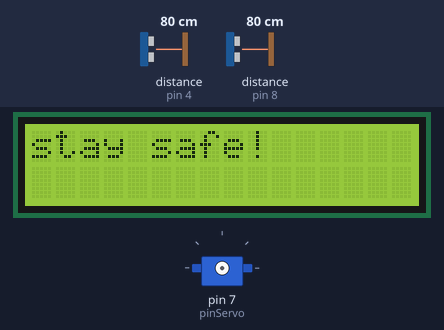
The sketch below on a simulated Arduino Uno, built with avr-gcc and run on an emulated ATmega328P. On the bench: 16×2 character LCD, servo. The test bench sets the inputs (shaded band); at power-on: distance to the obstacle (sensors on pin 4, pin 8) 80 cm. The echo pulse lasts 58.3 µs per cm; what the sketch prints to the serial monitor is not drawn.

Above: at 4.1 s.
At 8.1 s:
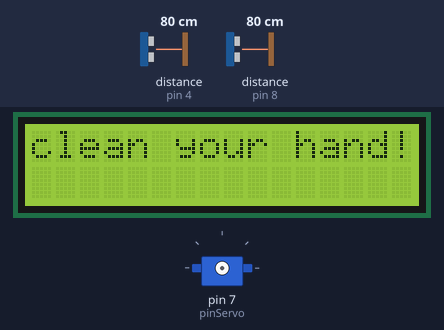
15.3 s: distance to the obstacle (sensor on pin 4) set to 175 cm
At 19.0 s:
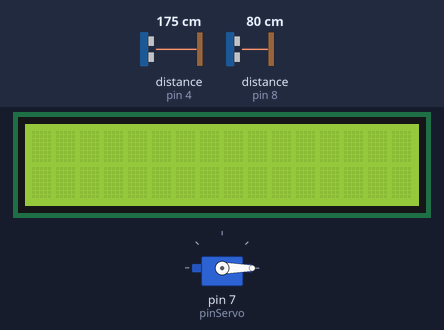
19.2 s: distance to the obstacle (sensor on pin 4) set to 182 cm
Timing chart, 0 to 22.2 s (numbered marks = the images above; inputs shaded):
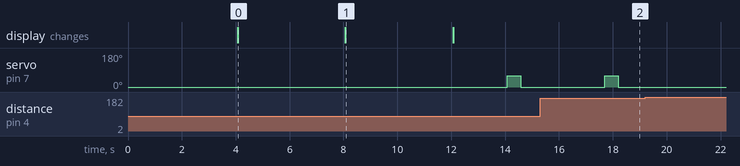

Measured:
- after the input at 19.2 s, servo on pin 7 (pinServo): stops changing and stays 0°
- what the display in image 0 shows lasts 4.0 s, from 4.1 s to 8.1 s

The sketch:

write.ino
```cpp
//MICROCONTROLLER & INTERFACING LAB
//EEED253
//UNITEN
//AUTOMATIC HAND SANITIZER DISPENSER
//MUHAMMAD NABIL BIN SAIFUL AMIN (DE96558)
//THIS PROJECT AIMS TO USED THE ARDUINO UNO, ULTRASONIC DISTANCE SENSOR,
//AND SERVO MOTOR TO TAKE OUT THE SANITIZER'S FLUID WITHOUT NEED
//TO TOUCH THE APPLIANCES.
//A STRING WIRE WILL BE ATTACHED TO HAND SANITIZER CAP AND
//IT WILL BE PULLED BY THE SERVO

// include the library code
#include <LiquidCrystal.h>
#include<Servo.h>
#define pinServo 7

// INITIALIZE THE VARIABLES
LiquidCrystal lcd(12, 11, 3, 2, 1, 0);// initialize the library
                                      //with the numbers of the
                                      //interface pins
Servo S1;
int degree = 0;
long cm = 0;

//sensor to detect volume of hand sanitizers fluids
long sensordistance2 (int triggerMotion2, int echoMotion2)
{
 //CONFIGURE THE PIN
 pinMode (triggerMotion2, OUTPUT);//sets the trigger pin as output
 digitalWrite (triggerMotion2, LOW);//sets the trigger pin off
 delayMicroseconds (2);
 digitalWrite (triggerMotion2, HIGH);
 delayMicroseconds (10);
 digitalWrite (triggerMotion2, LOW);
 pinMode (echoMotion2, INPUT);//sets the echo pin as input
 return (pulseIn(echoMotion2, HIGH)*0.01723);
}

//sensor to detect the distance of the motion
long sensordistance (int triggerMotion, int echoMotion)
{
 //CONFIGURE THE PIN
 pinMode (triggerMotion, OUTPUT);//sets the trigger pin as output
 digitalWrite (triggerMotion, LOW);//sets the trigger pin off
 delayMicroseconds (2);
 digitalWrite (triggerMotion, HIGH);
 delayMicroseconds (10);
 digitalWrite (triggerMotion, LOW);
 pinMode (echoMotion, INPUT);//sets the echo pin as input
 return (pulseIn(echoMotion, HIGH)*0.01723);
}

//BEFORE PROJECT START
void setup() {
 lcd.begin(16, 2); // set up the LCD's number of columns and rows
 lcd.print("beware, CORONA!");// Display a message to the LCD.
 delay (4000);//delay 4 second
 lcd.clear();//clear any diplay
 lcd.print("stay safe!");
 delay (4000);
 lcd.clear();
 lcd.print("clean your hand!");
 delay (4000);
 lcd.clear();
 S1.attach(pinServo);
 Serial.begin (9600);//Sets the data rate in bits per second for
                     //serial data
 S1.write (0);//set servo to 0 degree
 delay (2000);
 pinMode (7, OUTPUT);
}

void loop()
{
 cm = sensordistance ( 9, 8);//for sanitizers fluids
 if (cm > 20)
 {

  cm = sensordistance ( 5, 4);//for motion distance
  Serial.print(cm);
  Serial.println ("cm");
 //IF NO MOTION
  if (cm > 180)
  {
   digitalWrite (7, LOW);//Servo motor will be turned off
   S1.write(0);
  }
  if (cm < 180)
  {
   //IF ANY MOTION IS DETECTED
   digitalWrite (7, HIGH);//Servo motor will be turned on
   S1.write(60);
   delay (500);
   S1.write(0);
   delay (3000);//Delay before next motion

  }
  delay (100);
  }
 else ;//if sanitizers fluids has run out
 {
 digitalWrite (7, LOW);
 S1.write(0);
 }
}
```
